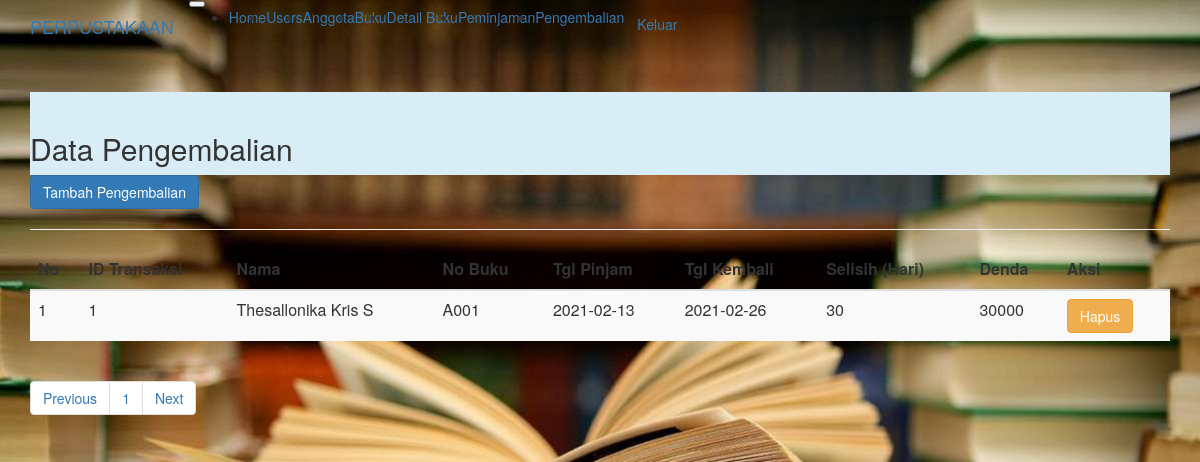
The page /kembali.php (signed in) on the database its author committed.
### tables this page shows
CREATE TABLE `pengembalian` (
  `idkembali` int(5) NOT NULL,
  `idpinjam` int(5) NOT NULL,
  `nama` varchar(50) NOT NULL,
  `nobuku` varchar(10) NOT NULL,
  `tglkembali` date NOT NULL,
  `denda` varchar(100) NOT NULL
);

CREATE TABLE `peminjaman` (
  `idpinjam` int(5) NOT NULL,
  `nis` int(10) NOT NULL,
  `nama` varchar(50) NOT NULL,
  `nobuku` varchar(10) NOT NULL,
  `tglpinjam` date NOT NULL,
  `status` varchar(20) NOT NULL
);

### koneksi.php (called while the page is built, shortened)
<?php
	class database{
		var $host 	= "localhost";
		var $uname	= "root";
		var $passw	= "";
		var $db 	= "perpustakaan";
		function __construct(){
			$this->koneksi = mysqli_connect(
				$this->host,
				$this->uname,
				$this->passw,
				$this->db);
		}
		function tampil_user(){
			$query = mysqli_query($this->koneksi,"select * from users");
			$data = $query->num_rows;
			return $data;
		}
		function tampil_kembali_paging($awal,$batas){
			$data = mysqli_query($this->koneksi,"select peminjaman.tglpinjam, pengembalian.idkembali,
			pengembalian.idpinjam, pengembalian.nama, pengembalian.nobuku, pengembalian.tglkembali,
			pengembalian.denda from peminjaman, pengembalian
			where peminjaman.idpinjam=pengembalian.idpinjam order by pengembalian.tglkembali desc limit $awal,$batas");
			while($row = mysqli_fetch_array($data)){
				$hasil[] = $row;
			}
			$jml = $data->num_rows;
			if ($jml != 0){
				return $hasil;
			}
		}
	}
?>

### view_kembali.php (the view)
<div class="table-responsive">
<table class="table table-striped">
<a href="tambah_kembali.php" class="btn btn-primary">Tambah Pengembalian</a>
<hr>
	<thead class="thead-dark">
	<tr>
		<th>No</th>
		<th>ID Transaksi</th>
		<th>Nama</th>
		<th>No Buku</th>
		<th>Tgl Pinjam</th>
		<th>Tgl Kembali</th>
		<th>Selisih (Hari)</th>
		<th>Denda</th>
		<th>Aksi</th>
	</tr>
	</thead>
	<tbody>
	<?php
		foreach($data_kembali as $row){
	?>
	<tr>
		<td><?php echo $nomor++; ?></td>
		<td><?php echo $row['idkembali']; ?></td>
		<td><?php echo $row['nama']; ?></td>
		<td><?php echo $row['nobuku']; ?></td>
		<td><?php echo $row['tglpinjam']; ?></td>
		<td><?php echo $row['tglkembali']; ?></td>
		<?php
		$t = date_create("2021-02-13");
		$n = date_create(date('Y-m-d'));
		$terlambat = date_diff($t, $n);
		$hari = $terlambat->format("%a");
		$denda = $hari * 1000;
		?>
		<td><?php echo $hari; ?></td>
		<td><?php echo $denda; ?></td>
		<td>
			<a class="btn btn-warning" a href="proses_kembali.php?aksi=hapus_kembali&idkembali=
			<?php echo $row['idkembali']; ?>
			"onclick='return confirm("Apakah Yakin Ingin Menghapus?")'>Hapus</a>
		</td>
		<?php
			}
		?>
		</tr>
		</tbody>
	</table>
	<nav>
		<ul class="pagination justify-content-center">
			<li class="page-item">
				<a class="page-link" <?php if($halaman > 1) {echo "href='?halaman=$previous'";} ?>>Previous</a>
			</li>
			<?php
			for($x=1;$x<=$total_halaman;$x++){
				?>
				<li class="page-item"><a class="page-link" href="?halaman=<?php echo $x ?>"><?php echo $x; ?></a></li>
				<?php
			}
			?>
			<li class="page-item">
				<a class="page-link" <?php if($halaman < $total_halaman) {echo "href='?halaman=$next'";} ?>>Next</a>
			</li>
		</ul>
	</nav>
</div>

### kembali.php (style rules this page uses)
body { background-image: url('buku5.jpg'); background-repeat: no-repeat; background-size: cover; }

### rows shown on the page
pengembalian: idkembali "1", nama "Thesallonika Kris S", nobuku "A001", idpinjam.tglpinjam "2021-02-13", tglkembali "2021-02-26", hari "30", denda "30000"
